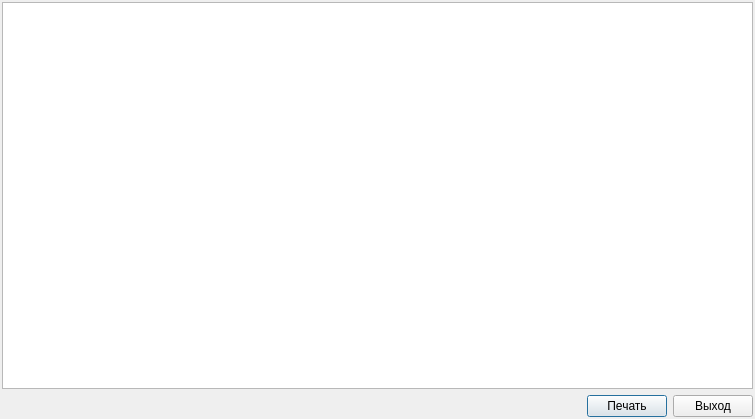
<?xml version="1.0" encoding="UTF-8"?>
<ui version="4.0">
 <class>InvoiceDialog</class>
 <widget class="QDialog" name="InvoiceDialog">
  <property name="geometry">
   <rect>
    <x>0</x>
    <y>0</y>
    <width>755</width>
    <height>419</height>
   </rect>
  </property>
  <property name="windowTitle">
   <string>Dialog</string>
  </property>
  <layout class="QVBoxLayout" name="verticalLayout">
   <property name="margin">
    <number>2</number>
   </property>
   <item>
    <widget class="QTextEdit" name="textEdit"/>
   </item>
   <item>
    <layout class="QHBoxLayout" name="horizontalLayout">
     <item>
      <spacer name="horizontalSpacer">
       <property name="orientation">
        <enum>Qt::Horizontal</enum>
       </property>
       <property name="sizeHint" stdset="0">
        <size>
         <width>40</width>
         <height>20</height>
        </size>
       </property>
      </spacer>
     </item>
     <item>
      <widget class="QPushButton" name="printButton">
       <property name="text">
        <string>Печать</string>
       </property>
      </widget>
     </item>
     <item>
      <widget class="QPushButton" name="exitButton">
       <property name="text">
        <string>Выход</string>
       </property>
      </widget>
     </item>
    </layout>
   </item>
  </layout>
 </widget>
 <resources/>
 <connections/>
</ui>
